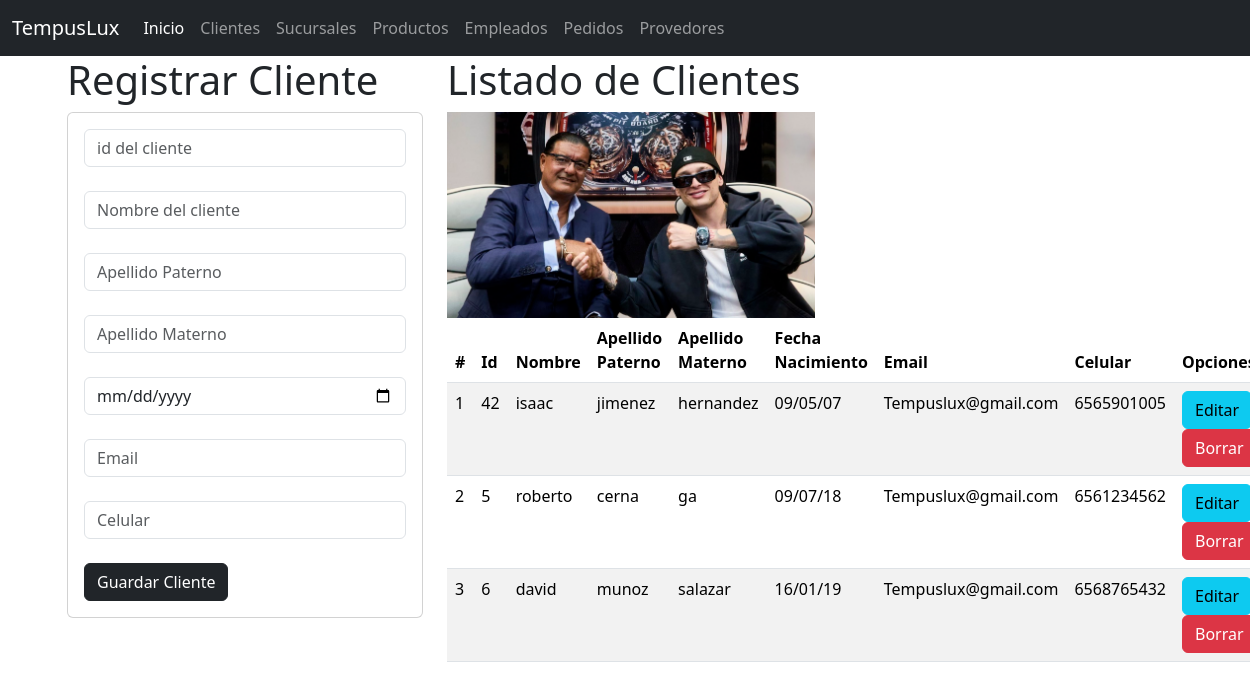
Screenshot of /clientes with the database file from the repository.
### Clientes_app/models.py (models this page shows, shortened)
class Clientes(models.Model):
    id_cliente=models.CharField(primary_key=True,max_length=11)
    nombre=models.CharField(max_length=45)
    apellido_p=models.CharField(max_length=30)
    apellido_m=models.CharField(max_length=30)
    fecha_nac = models.DateField(null=True, blank=True)
    email=models.CharField(max_length=20)
    celular=models.PositiveIntegerField()

### Clientes_app/views.py (the view)
# urls.py: path('clientes', views.inicio_vistaClientes, name="clientes"),
def inicio_vistaClientes(request):
    losclientes = Clientes.objects.all()
    return render(request, "gestionarClientes.html", {"misclientes": losclientes})

### Clientes_app/templates/gestionarClientes.html (shortened to what this page needs)
{% extends "base.html" %}
{% block cuerpo %}
  {% load static %}
<div class="row">
    <div class="col-sm-12 col-md-4 col-lg-4 col-xl-4">
        <h1>Registrar Cliente</h1>
        <div class="card">
            <div class="card-body">
                <form action="{% url 'registrarClientes' %}" method="POST">
                    <div class="form-group">
                        <input type="text" id="txtcodigo" name="txtcodigo" class="form-control"
                            placeholder="id del cliente" minlength="1" maxlength="11" required><br>
                    </div>
                    <div class="form-group">
                        <input type="text" id="txtnombre" name="txtnombre" class="form-control"
                            placeholder="Nombre del cliente" minlength="1" maxlength="45" required><br>
                    </div>
                    <div class="form-group">
                        <input type="text" id="txtapellido_p" name="txtapellido_p" class="form-control"
                            placeholder="Apellido Paterno" minlength="1" maxlength="30" required><br>
                    </div>
                    <div class="form-group">
                        <input type="text" id="txtapellido_m" name="txtapellido_m" class="form-control"
                            placeholder="Apellido Materno" minlength="1" maxlength="30" required><br>
                    </div>
                    <div class="form-group">
                        <input type="date" id="txtfecha_nac" name="txtfecha_nac" class="form-control"
                            placeholder="Fecha de nacimiento (DD/MM/AAAA)" minlength="10" maxlength="10" required><br>
                    </div>
                    <div class="form-group">
                        <input type="email" id="txtemail" name="txtemail" class="form-control"
                            placeholder="Email" maxlength="20" required><br>
                    </div>
                    <div class="form-group">
                        <input type="number" id="txtcelular" name="txtcelular" class="form-control"
                            placeholder="Celular" min="1000000000" max="9999999999" required><br>
                    </div>
                    <div class="form-group">
                        <button type="submit" class="btn btn-dark">Guardar Cliente</button>
                    </div>
                </form>
            </div>
        </div>
    </div>
    <div class="col-sm-12 col-md-8 col-lg-8 col-xl-8">
        <h1>Listado de Clientes</h1>
    <img class="w-50" src="{% static 'img/cliente.png' %}" alt="isaac" width"400" height>
    <br>
        <table class="table table-striped">
            <thead>
                <tr>
                    <th scope="col">#</th>
                    <th scope="col">Id</th>
                    <th scope="col">Nombre</th>
                    <th scope="col">Apellido Paterno</th>
                    <th scope="col">Apellido Materno</th>
                    <th scope="col">Fecha Nacimiento</th>
                    <th scope="col">Email</th>
                    <th scope="col">Celular</th>
                    <th>Opciones</th>
                </tr>
            </thead>
            <tbody>
                {% for c in misclientes %}
                    <tr>
                        <td>{{ forloop.counter }}</td>
                        <td>{{ c.id_cliente }}</td>
                        <td>{{ c.nombre }}</td>
                        <td>{{ c.apellido_p }}</td>
                        <td>{{ c.apellido_m }}</td>
                        <td>{{ c.fecha_nac |date:"d/m/y"}}</td>
                        <td>{{ c.email }}</td>
                        <td>{{ c.celular }}</td>
                        <td>
                            <a href="{% url 'seleccionarClientes' c.id_cliente %}" class="btn btn-info">Editar</a>
                            <a href="{% url 'borrarClientes' c.id_cliente %}" class="btn btn-danger">Borrar</a>
                        </td>
                    </tr>
                {% endfor %}
            </tbody>
        </table>
    </div>
</div>
{% endblock cuerpo %}

### templates/base.html (shortened to what this page needs)
<!doctype html>
<html lang="es">
    <head>
        <link href="https://cdn.jsdelivr.net/npm/bootstrap@5.3.3/dist/css/bootstrap.min.css"
        rel="stylesheet">
    </head>
    <body>
        <nav class="navbar navbar-expand-lg navbar-dark bg-dark">
            <div class="container-fluid">
                <a class="navbar-brand" href="#">TempusLux</a>
                <div class="collapse navbar-collapse" id="navbarNav">
                    <ul class="navbar-nav">
                        <li class="nav-item">
                            <a class="nav-link active" aria-current="page" href="/">Inicio</a>
                        </li>
                        <li class="nav-item">
                            <a class="nav-link" href="{% url 'clientes' %}">Clientes</a>
                        </li>
                        <li class="nav-item">
                            <a class="nav-link" href="{% url 'sucursales' %}">Sucursales</a>
                        </li>
                        <li class="nav-item">
                            <a class="nav-link" href="{% url 'productos'%}">Productos</a>
                        </li>
                        <li class="nav-item">
                            <a class="nav-link" href="{% url 'empleados'%}">Empleados</a>
                        </li>
                        <li class="nav-item">
                            <a class="nav-link" href="{% url 'pedidos'%}">Pedidos</a>
                        </li>
                        <li class="nav-item">
                            <a class="nav-link" href="{% url 'proveedores'%}">Provedores</a>
                        </li>
                    </ul>
                </div>
            </div>
        </nav>
        <div class="container">
            {% block cuerpo %}
            {% endblock %}
        </div>
        </body>
    </html>

### rows the page displays
Clientes: id_cliente "42", nombre "isaac", apellido_p "jimenez", apellido_m "hernandez", fecha_nac "09/05/07", email "Tempuslux@gmail.com", celular "6565901005"
Clientes: id_cliente "5", nombre "roberto", apellido_p "cerna", apellido_m "ga", fecha_nac "09/07/18", email "Tempuslux@gmail.com", celular "6561234562"
Clientes: id_cliente "6", nombre "david", apellido_p "munoz", apellido_m "salazar", fecha_nac "16/01/19", email "Tempuslux@gmail.com", celular "6568765432"
